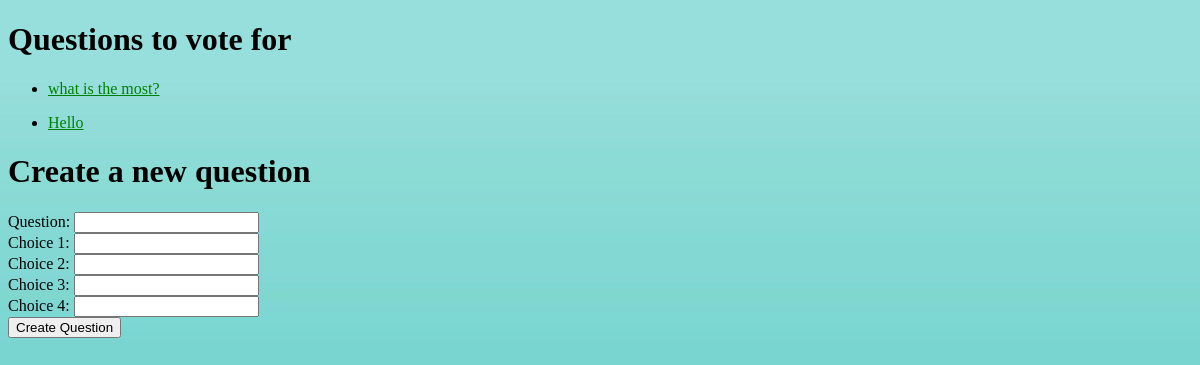
The page /polls/ on the database as committed earlier.
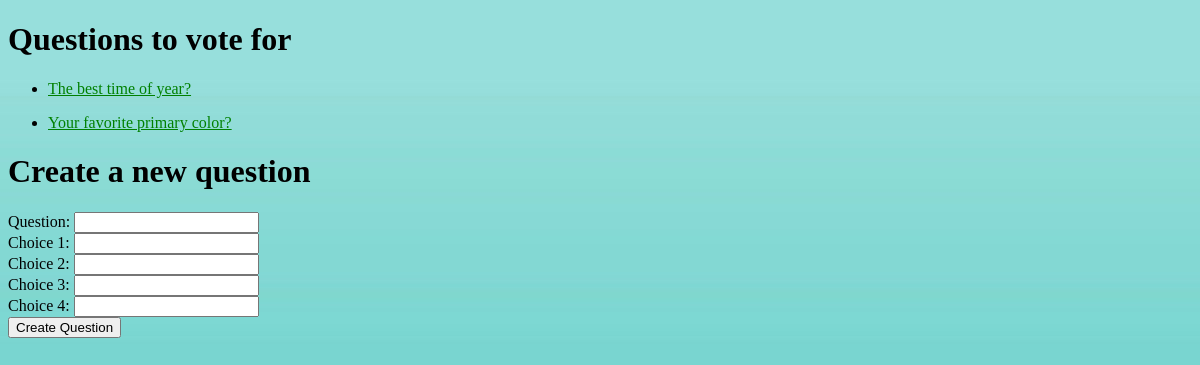
The same page on the database as committed later.
### polls/models.py (models this page shows, shortened)
class Question(models.Model):
    question_text = models.CharField(max_length=200)
    pub_date = models.DateTimeField("date published")
    author = models.ForeignKey(User, on_delete=models.CASCADE)

### polls/views.py (the view)
# urls.py: path("", views.IndexView.as_view(), name="index"),
class IndexView(generic.ListView):
    template_name = "polls/index.html"
    context_object_name = "latest_question_list"
    def get_queryset(self):
        return Question.objects.filter(pub_date__lte=timezone.now()).order_by("-pub_date")[:5]

### polls/templates/polls/index.html (shortened to what this page needs)
<!DOCTYPE html>
<html lang="en-US">
  <head>
    {% load static %}
    <link rel="stylesheet" href="{% static 'polls/style.css' %}" />
  </head>
  <body>
    <h1>Questions to vote for</h1>
    {% if latest_question_list %}
    <ul>
      {% for question in latest_question_list %}
      <li>
        <a href="{% url 'polls:detail' question.id %}"
          >{{ question.question_text }}</a
        >
      </li>
      {% endfor %}
    </ul>
    {% else %}
    <p>No questions to vote for are available.</p>
    {% endif %}
    <h1>Create a new question</h1>
    <form action="{% url 'polls:create_question' %}" method="post">
      <label for="question_text">Question:</label>
      <input type="text" id="question_text" name="question_text" required>
      <br>
      <label for="choice1">Choice 1:</label>
      <input type="text" id="choice1" name="choice1" required>
      <br>
      <label for="choice2">Choice 2:</label>
      <input type="text" id="choice2" name="choice2" required>
      <br>
      <label for="choice3">Choice 3:</label>
      <input type="text" id="choice3" name="choice3" required>
      <br>
      <label for="choice3">Choice 4:</label>
      <input type="text" id="choice4" name="choice4" required>
      <br>
      <input type="submit" value="Create Question">
  </form>
  </body>
</html>

Rows that differ between the two databases and show on the page:
changed Question: question_text "what is the most?" → "The best time of year?"
changed Question: question_text "Hello" → "Your favorite primary color?"
